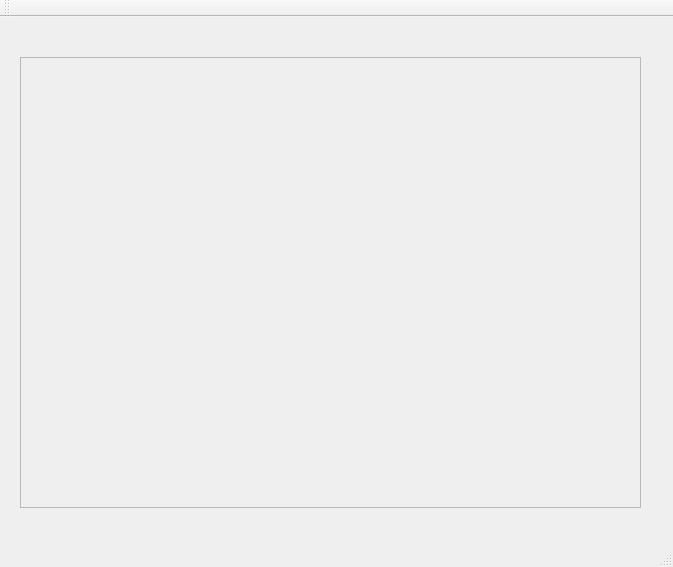
<?xml version="1.0" encoding="UTF-8"?>
<ui version="4.0">
 <class>MainWindow</class>
 <widget class="QMainWindow" name="MainWindow">
  <property name="geometry">
   <rect>
    <x>0</x>
    <y>0</y>
    <width>673</width>
    <height>567</height>
   </rect>
  </property>
  <property name="windowTitle">
   <string>MainWindow</string>
  </property>
  <widget class="QWidget" name="centralWidget">
   <widget class="QFrame" name="frame">
    <property name="geometry">
     <rect>
      <x>20</x>
      <y>40</y>
      <width>621</width>
      <height>451</height>
     </rect>
    </property>
    <property name="frameShape">
     <enum>QFrame::StyledPanel</enum>
    </property>
    <property name="frameShadow">
     <enum>QFrame::Raised</enum>
    </property>
   </widget>
  </widget>
  <widget class="QMenuBar" name="menuBar">
   <property name="geometry">
    <rect>
     <x>0</x>
     <y>0</y>
     <width>673</width>
     <height>21</height>
    </rect>
   </property>
  </widget>
  <widget class="QToolBar" name="mainToolBar">
   <attribute name="toolBarArea">
    <enum>TopToolBarArea</enum>
   </attribute>
   <attribute name="toolBarBreak">
    <bool>false</bool>
   </attribute>
  </widget>
  <widget class="QStatusBar" name="statusBar"/>
 </widget>
 <layoutdefault spacing="6" margin="11"/>
 <resources/>
 <connections/>
</ui>
